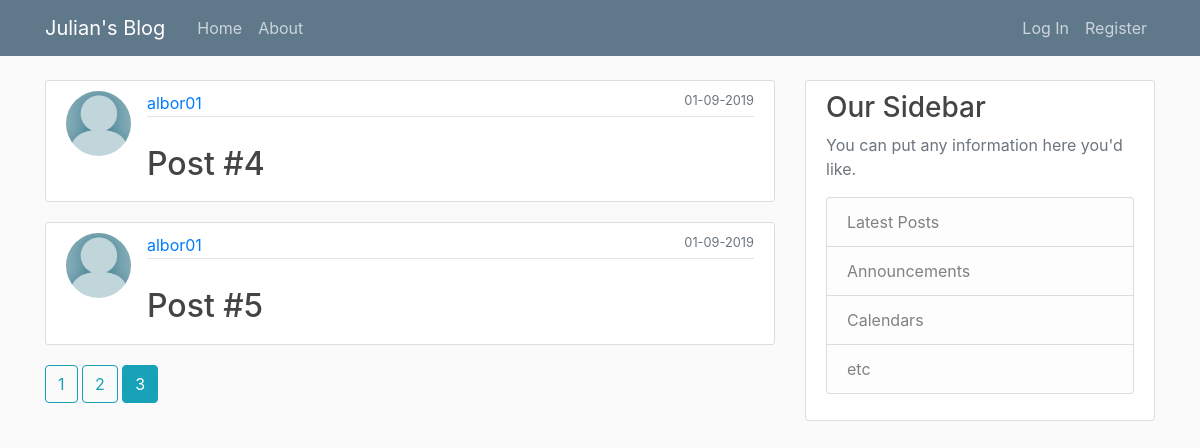
/home?page=3, run on an earlier commit of the app's database.
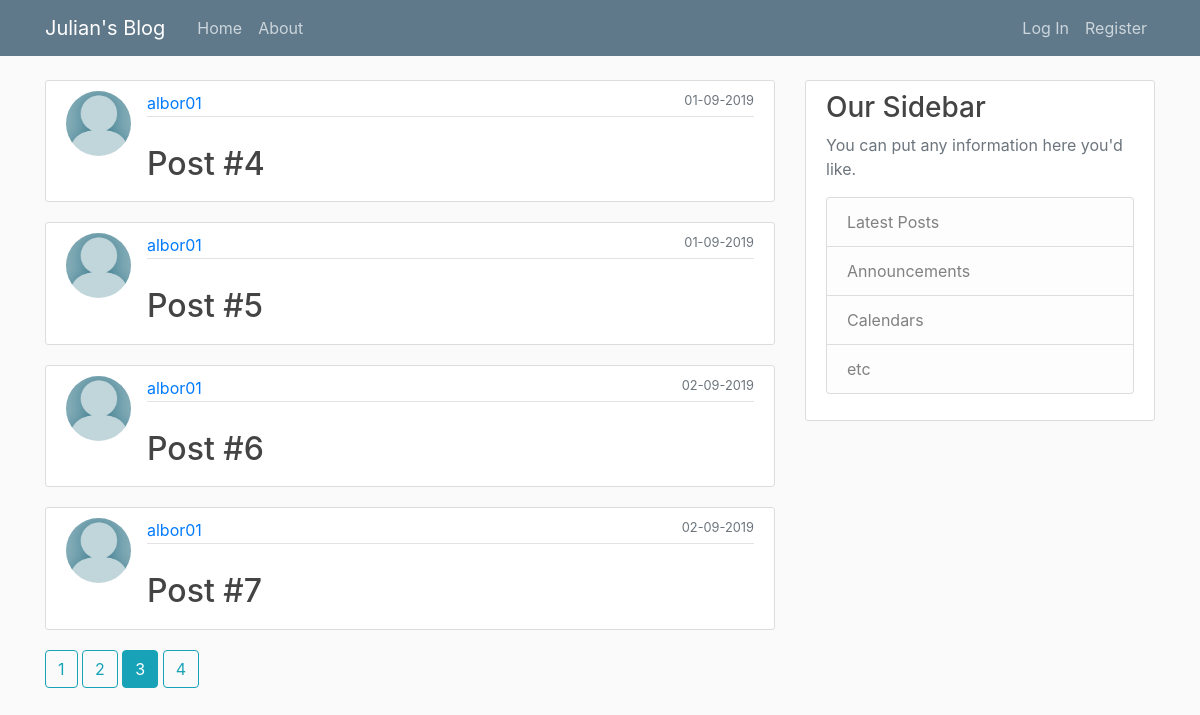
And on a later commit of the database.
### personal_blog/models.py (models this page shows, shortened)
class Post(db.Model):
    id = db.Column(db.Integer, primary_key=True)
    title = db.Column(db.String(120), nullable=False)
    date_posted = db.Column(db.DateTime, nullable=False, default=datetime.utcnow)
    content = db.Column(db.Text, nullable=False)
    user_id = db.Column(db.Integer, db.ForeignKey('user.id'), nullable=False) #'user' in lowercase because it references the table name

class User(db.Model, UserMixin):
    id = db.Column(db.Integer, primary_key=True)
    username = db.Column(db.String(20), unique=True, nullable=False)
    email = db.Column(db.String(120), unique=True, nullable=False)
    profile_pic = db.Column(db.String(20), nullable=False, default='default.jpeg')
    password = db.Column(db.String(60), nullable=False)
    posts = db.relationship('Post', backref='author', lazy=True) #'Post' in uppercase because it references the class name

### personal_blog/routes.py (the view)
@app.route("/")
@app.route("/home")
def home():
    page = request.args.get('page', 1, type=int) #url query parameter
    posts = Post.query.paginate(page=page, per_page=4)
    return render_template('home.html', posts=posts)

### personal_blog/templates/home.html
{% extends "layout.html" %}
{% block content %}
    {% for post in posts.items %}
    <article class="media content-section">
        <img class="rounded-circle article-img" src="{{ url_for('static', filename='profile_pics/' + post.author.profile_pic) }}">
        <div class="media-body">
            <div class="article-metadata">
                <a class="mr-2" href="#">{{ post.author.username }}</a>
                <small class="text-muted right"> {{ post.date_posted.strftime('%d-%m-%Y') }} </small>
            </div> <br>
            <h2><a class="article-title" href="{{ url_for('post', post_id=post.id) }}">{{ post.title }}</a></h2>
        </div>
    </article>
    {% endfor %}
    {% for page_num in posts.iter_pages(left_edge=1, right_edge=1, left_current=1, right_current=2) %}
        {% if page_num %}
            {% if posts.page == page_num %}
                <a class="btn btn-info mb-4" href="{{ url_for('home', page=page_num) }}">{{ page_num}}</a>
            {% else %}
                <a class="btn btn-outline-info mb-4" href="{{ url_for('home', page=page_num) }}">{{ page_num}}</a>
            {% endif %}
        {% else %}
            ...
        {% endif %}
    {% endfor %}
{% endblock content %}

### personal_blog/templates/layout.html (shortened to what this page needs)
<!DOCTYPE html>
<html>
    <head>
    <link rel="stylesheet" href="https://stackpath.bootstrapcdn.com/bootstrap/4.3.1/css/bootstrap.min.css">
    <link rel="stylesheet" type="text/css" href="{{ url_for('static', filename='main.css') }}">
    </head>
    <body>
        <header class="site-header">
            <nav class="navbar navbar-expand-md navbar-dark bg-steel fixed-top">
                <div class="container">
                    <a class="navbar-brand mr-4" href="/">Julian's Blog</a>
                    <div class="collapse navbar-collapse" id="navbarToggle">
                        <div class="navbar-nav mr-auto">
                        <a class="nav-item nav-link" href="{{ url_for('home') }}">Home</a>
                        <a class="nav-item nav-link" href="{{ url_for('about') }}">About</a>
                        </div>
                        <div class="navbar-nav">
                        {% if current_user.is_authenticated %}
                            <a class="nav-item nav-link" href="{{ url_for('new_post') }}">New post</a>
                            <a class="nav-item nav-link" href="{{ url_for('account') }}">Profile</a>
                            <a class="nav-item nav-link" href="{{ url_for('logout') }}">Log Out</a>
                        {% else %}
                            <a class="nav-item nav-link" href="{{ url_for('login') }}">Log In</a>
                            <a class="nav-item nav-link" href="{{ url_for('register') }}">Register</a>
                        {% endif %}
                        </div>
                    </div>
                </div>
            </nav>
        </header>
        <main role="main" class="container">
            <div class="row">
                <div class="col-md-8">
                    {% block content %}{% endblock %}
                  </div>
                  <div class="col-md-4">
                    <div class="content-section">
                      <h3>Our Sidebar</h3>
                      <p class='text-muted'>You can put any information here you'd like.
                        <ul class="list-group">
                          <li class="list-group-item list-group-item-light">Latest Posts</li>
                          <li class="list-group-item list-group-item-light">Announcements</li>
                          <li class="list-group-item list-group-item-light">Calendars</li>
                          <li class="list-group-item list-group-item-light">etc</li>
                        </ul>
                      </p>
                    </div>
                </div>
            </div>
        </main>
    </body>
</html>

### personal_blog/static/main.css (style rules this page uses)
body { background: #fafafa; color: #333333; margin-top: 5rem; }
h1, h2, h3, h4, h5, h6 { color: #444444; }
.bg-steel { background-color: #5f788a; }
.site-header .navbar-nav .nav-link { color: #cbd5db; }
.content-section { background: #ffffff; padding: 10px 20px; border: 1px solid #dddddd; border-radius: 3px; margin-bottom: 20px; }
.article-title { color: #444444; }
.article-img { height: 65px; width: 65px; margin-right: 16px; }
.article-metadata { padding-bottom: 1px; margin-bottom: 4px; border-bottom: 1px solid #e3e3e3 }
.right { float: right; }

What changed in the data, as far as the page shows it:
added Post: profile_pic (placeholder picture), author.username "albor01", date_posted "02-09-2019", title "Post #6"
added Post: profile_pic (placeholder picture), author.username "albor01", date_posted "02-09-2019", title "Post #7"
Also different on the page:
new list line: "4"
